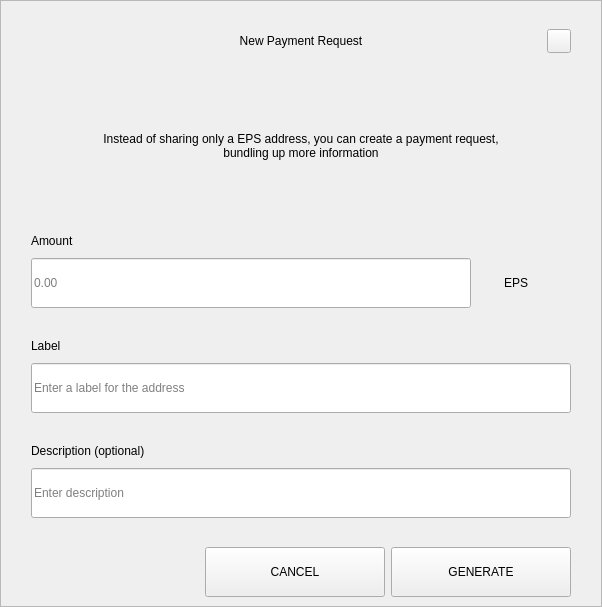
<?xml version="1.0" encoding="UTF-8"?>
<ui version="4.0">
 <class>RequestDialog</class>
 <widget class="QDialog" name="RequestDialog">
  <property name="geometry">
   <rect>
    <x>0</x>
    <y>0</y>
    <width>602</width>
    <height>607</height>
   </rect>
  </property>
  <property name="windowTitle">
   <string>Dialog</string>
  </property>
  <layout class="QVBoxLayout" name="verticalLayout_5">
   <property name="spacing">
    <number>0</number>
   </property>
   <property name="leftMargin">
    <number>0</number>
   </property>
   <property name="topMargin">
    <number>0</number>
   </property>
   <property name="rightMargin">
    <number>0</number>
   </property>
   <property name="bottomMargin">
    <number>0</number>
   </property>
   <item>
    <widget class="QFrame" name="frame">
     <property name="styleSheet">
      <string notr="true"/>
     </property>
     <property name="frameShape">
      <enum>QFrame::StyledPanel</enum>
     </property>
     <property name="frameShadow">
      <enum>QFrame::Raised</enum>
     </property>
     <layout class="QVBoxLayout" name="verticalLayout_4" stretch="1,0,0">
      <property name="spacing">
       <number>0</number>
      </property>
      <property name="leftMargin">
       <number>30</number>
      </property>
      <property name="topMargin">
       <number>20</number>
      </property>
      <property name="rightMargin">
       <number>30</number>
      </property>
      <property name="bottomMargin">
       <number>0</number>
      </property>
      <item>
       <layout class="QHBoxLayout" name="horizontalLayout_3">
        <property name="spacing">
         <number>0</number>
        </property>
        <item>
         <spacer name="horizontalSpacer_21">
          <property name="orientation">
           <enum>Qt::Horizontal</enum>
          </property>
          <property name="sizeHint" stdset="0">
           <size>
            <width>40</width>
            <height>20</height>
           </size>
          </property>
         </spacer>
        </item>
        <item>
         <widget class="QLabel" name="labelTitle">
          <property name="minimumSize">
           <size>
            <width>0</width>
            <height>40</height>
           </size>
          </property>
          <property name="maximumSize">
           <size>
            <width>16777215</width>
            <height>40</height>
           </size>
          </property>
          <property name="styleSheet">
           <string notr="true">padding-left:24px;</string>
          </property>
          <property name="text">
           <string>New Payment Request</string>
          </property>
          <property name="alignment">
           <set>Qt::AlignCenter</set>
          </property>
          <property name="margin">
           <number>7</number>
          </property>
         </widget>
        </item>
        <item>
         <spacer name="horizontalSpacer">
          <property name="orientation">
           <enum>Qt::Horizontal</enum>
          </property>
          <property name="sizeHint" stdset="0">
           <size>
            <width>40</width>
            <height>20</height>
           </size>
          </property>
         </spacer>
        </item>
        <item>
         <widget class="QPushButton" name="btnEsc">
          <property name="minimumSize">
           <size>
            <width>24</width>
            <height>24</height>
           </size>
          </property>
          <property name="maximumSize">
           <size>
            <width>24</width>
            <height>24</height>
           </size>
          </property>
          <property name="focusPolicy">
           <enum>Qt::NoFocus</enum>
          </property>
          <property name="text">
           <string/>
          </property>
         </widget>
        </item>
       </layout>
      </item>
      <item>
       <widget class="QStackedWidget" name="stack">
        <property name="minimumSize">
         <size>
          <width>540</width>
          <height>0</height>
         </size>
        </property>
        <property name="maximumSize">
         <size>
          <width>540</width>
          <height>16777215</height>
         </size>
        </property>
        <property name="currentIndex">
         <number>0</number>
        </property>
        <widget class="QWidget" name="page_1">
         <property name="minimumSize">
          <size>
           <width>540</width>
           <height>0</height>
          </size>
         </property>
         <property name="maximumSize">
          <size>
           <width>540</width>
           <height>16777215</height>
          </size>
         </property>
         <layout class="QVBoxLayout" name="layout1">
          <property name="spacing">
           <number>0</number>
          </property>
          <property name="leftMargin">
           <number>0</number>
          </property>
          <property name="topMargin">
           <number>0</number>
          </property>
          <property name="rightMargin">
           <number>0</number>
          </property>
          <property name="bottomMargin">
           <number>0</number>
          </property>
          <item>
           <spacer name="verticalSpacer_21">
            <property name="orientation">
             <enum>Qt::Vertical</enum>
            </property>
            <property name="sizeType">
             <enum>QSizePolicy::Fixed</enum>
            </property>
            <property name="sizeHint" stdset="0">
             <size>
              <width>20</width>
              <height>30</height>
             </size>
            </property>
           </spacer>
          </item>
          <item alignment="Qt::AlignHCenter">
           <widget class="QLabel" name="labelMessage">
            <property name="minimumSize">
             <size>
              <width>400</width>
              <height>50</height>
             </size>
            </property>
            <property name="text">
             <string>Instead of sharing only a EPS address, you can create a payment request, bundling up more information</string>
            </property>
            <property name="alignment">
             <set>Qt::AlignCenter</set>
            </property>
            <property name="wordWrap">
             <bool>true</bool>
            </property>
           </widget>
          </item>
          <item alignment="Qt::AlignBottom">
           <widget class="QWidget" name="containerAmount" native="true">
            <layout class="QVBoxLayout" name="verticalLayout">
             <property name="spacing">
              <number>9</number>
             </property>
             <property name="leftMargin">
              <number>0</number>
             </property>
             <property name="topMargin">
              <number>0</number>
             </property>
             <property name="rightMargin">
              <number>0</number>
             </property>
             <property name="bottomMargin">
              <number>0</number>
             </property>
             <item>
              <widget class="QLabel" name="labelSubtitleAmount">
               <property name="minimumSize">
                <size>
                 <width>350</width>
                 <height>16</height>
                </size>
               </property>
               <property name="maximumSize">
                <size>
                 <width>16777215</width>
                 <height>16</height>
                </size>
               </property>
               <property name="text">
                <string>Amount</string>
               </property>
              </widget>
             </item>
             <item alignment="Qt::AlignTop">
              <widget class="QWidget" name="layoutAmount" native="true">
               <layout class="QHBoxLayout" name="horizontalLayout" stretch="2,0">
                <property name="spacing">
                 <number>0</number>
                </property>
                <property name="leftMargin">
                 <number>0</number>
                </property>
                <property name="topMargin">
                 <number>0</number>
                </property>
                <property name="rightMargin">
                 <number>0</number>
                </property>
                <property name="bottomMargin">
                 <number>0</number>
                </property>
                <item>
                 <widget class="QLineEdit" name="lineEditAmount">
                  <property name="minimumSize">
                   <size>
                    <width>0</width>
                    <height>50</height>
                   </size>
                  </property>
                  <property name="maximumSize">
                   <size>
                    <width>16777215</width>
                    <height>50</height>
                   </size>
                  </property>
                  <property name="placeholderText">
                   <string notr="true">0.00</string>
                  </property>
                 </widget>
                </item>
                <item>
                 <widget class="QWidget" name="comboContainer" native="true">
                  <property name="minimumSize">
                   <size>
                    <width>100</width>
                    <height>50</height>
                   </size>
                  </property>
                  <property name="maximumSize">
                   <size>
                    <width>16777215</width>
                    <height>50</height>
                   </size>
                  </property>
                  <layout class="QHBoxLayout" name="horizontalLayout_31">
                   <property name="spacing">
                    <number>0</number>
                   </property>
                   <property name="leftMargin">
                    <number>0</number>
                   </property>
                   <property name="topMargin">
                    <number>0</number>
                   </property>
                   <property name="rightMargin">
                    <number>10</number>
                   </property>
                   <property name="bottomMargin">
                    <number>0</number>
                   </property>
                   <item>
                    <widget class="QLabel" name="comboBoxCoin">
                     <property name="text">
                      <string>EPS</string>
                     </property>
                     <property name="alignment">
                      <set>Qt::AlignCenter</set>
                     </property>
                    </widget>
                   </item>
                  </layout>
                 </widget>
                </item>
               </layout>
              </widget>
             </item>
            </layout>
           </widget>
          </item>
          <item>
           <spacer name="verticalSpacer_31">
            <property name="orientation">
             <enum>Qt::Vertical</enum>
            </property>
            <property name="sizeType">
             <enum>QSizePolicy::Fixed</enum>
            </property>
            <property name="sizeHint" stdset="0">
             <size>
              <width>20</width>
              <height>30</height>
             </size>
            </property>
           </spacer>
          </item>
          <item>
           <layout class="QVBoxLayout" name="verticalLayoutLabel">
            <property name="spacing">
             <number>9</number>
            </property>
            <item>
             <widget class="QLabel" name="labelSubtitleLabel">
              <property name="minimumSize">
               <size>
                <width>0</width>
                <height>16</height>
               </size>
              </property>
              <property name="maximumSize">
               <size>
                <width>16777215</width>
                <height>16</height>
               </size>
              </property>
              <property name="text">
               <string>Label</string>
              </property>
             </widget>
            </item>
            <item>
             <widget class="QLineEdit" name="lineEditLabel">
              <property name="minimumSize">
               <size>
                <width>0</width>
                <height>50</height>
               </size>
              </property>
              <property name="maximumSize">
               <size>
                <width>16777215</width>
                <height>50</height>
               </size>
              </property>
              <property name="placeholderText">
               <string>Enter a label for the address</string>
              </property>
             </widget>
            </item>
           </layout>
          </item>
          <item>
           <spacer name="verticalSpacer_34">
            <property name="orientation">
             <enum>Qt::Vertical</enum>
            </property>
            <property name="sizeType">
             <enum>QSizePolicy::Fixed</enum>
            </property>
            <property name="sizeHint" stdset="0">
             <size>
              <width>20</width>
              <height>30</height>
             </size>
            </property>
           </spacer>
          </item>
          <item>
           <layout class="QVBoxLayout" name="verticalLayoutDescription">
            <property name="spacing">
             <number>9</number>
            </property>
            <item>
             <widget class="QLabel" name="labelSubtitleDescription">
              <property name="minimumSize">
               <size>
                <width>0</width>
                <height>16</height>
               </size>
              </property>
              <property name="maximumSize">
               <size>
                <width>16777215</width>
                <height>16</height>
               </size>
              </property>
              <property name="text">
               <string>Description (optional)</string>
              </property>
             </widget>
            </item>
            <item>
             <widget class="QLineEdit" name="lineEditDescription">
              <property name="minimumSize">
               <size>
                <width>0</width>
                <height>50</height>
               </size>
              </property>
              <property name="maximumSize">
               <size>
                <width>16777215</width>
                <height>50</height>
               </size>
              </property>
              <property name="placeholderText">
               <string>Enter description</string>
              </property>
             </widget>
            </item>
            <item>
             <spacer name="verticalSpacer_4">
              <property name="orientation">
               <enum>Qt::Vertical</enum>
              </property>
              <property name="sizeType">
               <enum>QSizePolicy::Fixed</enum>
              </property>
              <property name="sizeHint" stdset="0">
               <size>
                <width>20</width>
                <height>20</height>
               </size>
              </property>
             </spacer>
            </item>
           </layout>
          </item>
         </layout>
        </widget>
        <widget class="QWidget" name="page_2">
         <layout class="QVBoxLayout" name="layout2">
          <item>
           <spacer name="verticalSpacer_5">
            <property name="orientation">
             <enum>Qt::Vertical</enum>
            </property>
            <property name="sizeType">
             <enum>QSizePolicy::Fixed</enum>
            </property>
            <property name="sizeHint" stdset="0">
             <size>
              <width>20</width>
              <height>50</height>
             </size>
            </property>
           </spacer>
          </item>
          <item alignment="Qt::AlignHCenter">
           <widget class="QLabel" name="labelQrImg">
            <property name="minimumSize">
             <size>
              <width>260</width>
              <height>260</height>
             </size>
            </property>
            <property name="maximumSize">
             <size>
              <width>260</width>
              <height>260</height>
             </size>
            </property>
            <property name="text">
             <string/>
            </property>
            <property name="alignment">
             <set>Qt::AlignCenter</set>
            </property>
           </widget>
          </item>
          <item>
           <spacer name="verticalSpacer_2">
            <property name="orientation">
             <enum>Qt::Vertical</enum>
            </property>
            <property name="sizeType">
             <enum>QSizePolicy::Fixed</enum>
            </property>
            <property name="sizeHint" stdset="0">
             <size>
              <width>20</width>
              <height>30</height>
             </size>
            </property>
           </spacer>
          </item>
          <item alignment="Qt::AlignHCenter">
           <widget class="QLabel" name="labelAddress">
            <property name="text">
             <string>D7VFR83SQbiezrW72hjcWJtcfip5krte2Z </string>
            </property>
           </widget>
          </item>
          <item>
           <spacer name="verticalSpacer_32">
            <property name="orientation">
             <enum>Qt::Vertical</enum>
            </property>
            <property name="sizeType">
             <enum>QSizePolicy::Expanding</enum>
            </property>
            <property name="sizeHint" stdset="0">
             <size>
              <width>20</width>
              <height>20</height>
             </size>
            </property>
           </spacer>
          </item>
          <item>
           <layout class="QHBoxLayout" name="horizontal">
            <property name="leftMargin">
             <number>20</number>
            </property>
            <property name="rightMargin">
             <number>20</number>
            </property>
            <property name="bottomMargin">
             <number>20</number>
            </property>
            <item>
             <spacer name="horizontalSpacer_4">
              <property name="orientation">
               <enum>Qt::Horizontal</enum>
              </property>
              <property name="sizeHint" stdset="0">
               <size>
                <width>40</width>
                <height>20</height>
               </size>
              </property>
             </spacer>
            </item>
            <item>
             <widget class="QPushButton" name="btnCopyAddress">
              <property name="minimumSize">
               <size>
                <width>180</width>
                <height>50</height>
               </size>
              </property>
              <property name="text">
               <string>COPY ADDRESS</string>
              </property>
             </widget>
            </item>
            <item>
             <widget class="QPushButton" name="btnCopyUrl">
              <property name="minimumSize">
               <size>
                <width>180</width>
                <height>50</height>
               </size>
              </property>
              <property name="text">
               <string>COPY URL</string>
              </property>
             </widget>
            </item>
            <item>
             <spacer name="horizontalSpacer_2">
              <property name="orientation">
               <enum>Qt::Horizontal</enum>
              </property>
              <property name="sizeHint" stdset="0">
               <size>
                <width>40</width>
                <height>20</height>
               </size>
              </property>
             </spacer>
            </item>
           </layout>
          </item>
         </layout>
        </widget>
       </widget>
      </item>
      <item>
       <widget class="QWidget" name="buttonsStack" native="true">
        <layout class="QHBoxLayout" name="horizontalLayout_5">
         <property name="leftMargin">
          <number>20</number>
         </property>
         <property name="rightMargin">
          <number>0</number>
         </property>
         <item>
          <spacer name="horizontalSpacer_41">
           <property name="orientation">
            <enum>Qt::Horizontal</enum>
           </property>
           <property name="sizeHint" stdset="0">
            <size>
             <width>40</width>
             <height>20</height>
            </size>
           </property>
          </spacer>
         </item>
         <item>
          <widget class="QPushButton" name="btnCancel">
           <property name="minimumSize">
            <size>
             <width>180</width>
             <height>50</height>
            </size>
           </property>
           <property name="focusPolicy">
            <enum>Qt::NoFocus</enum>
           </property>
           <property name="text">
            <string>CANCEL</string>
           </property>
          </widget>
         </item>
         <item>
          <widget class="QPushButton" name="btnSave">
           <property name="minimumSize">
            <size>
             <width>180</width>
             <height>50</height>
            </size>
           </property>
           <property name="focusPolicy">
            <enum>Qt::NoFocus</enum>
           </property>
           <property name="text">
            <string>GENERATE</string>
           </property>
          </widget>
         </item>
        </layout>
       </widget>
      </item>
     </layout>
    </widget>
   </item>
  </layout>
 </widget>
 <resources/>
 <connections/>
</ui>
